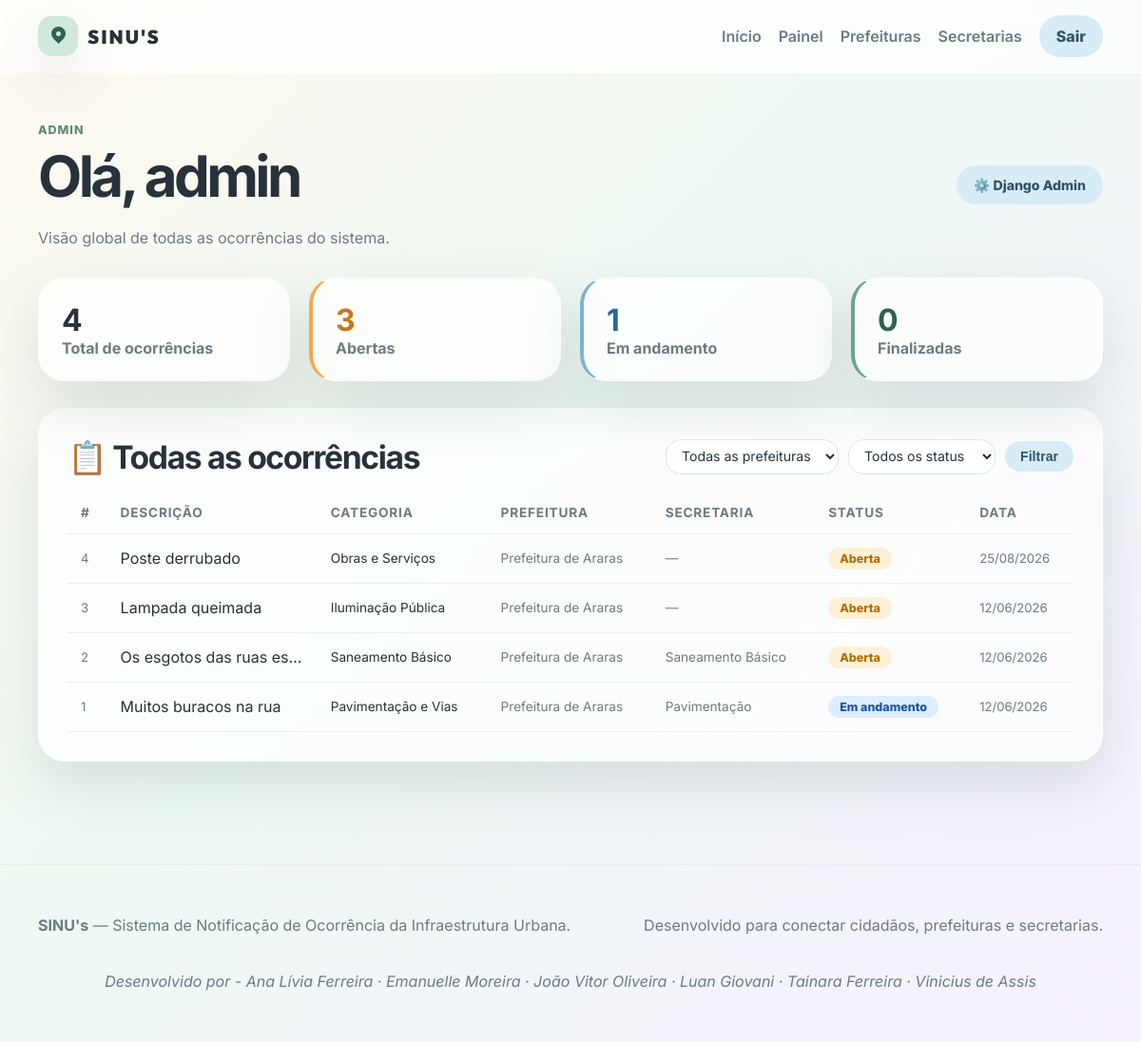
The page /painel/ (signed in) on the database its author committed.
### Usuario/models.py (models this page shows, shortened)
class Usuario(AbstractUser):
    username = None
    name                 = models.CharField(max_length=100)
    email                = models.EmailField(max_length=254, unique=True)
    phone                = PhoneNumberField(region='BR')
    cep                  = BRPostalCodeField()
    tipo_usuario         = models.CharField(max_length=20, default='USUARIO')
    must_change_password = models.BooleanField(
        default=False,
        help_text='Se True, o usuário será obrigado a alterar a senha no próximo login.',
    )
    objects = UsuarioManager()
    USERNAME_FIELD  = 'email'
    REQUIRED_FIELDS = []

### Ocorrencias/models.py (models this page shows, shortened)
class Ocorrencia(models.Model):
    descricao  = models.CharField(max_length=450)
    cep        = BRPostalCodeField(blank=True, default='')
    latitude   = models.DecimalField(max_digits=9, decimal_places=6)
    longitude  = models.DecimalField(max_digits=9, decimal_places=6)
    status     = models.CharField(
                     max_length=2,
                     choices=StatusOcorrencia.choices,
                     default=StatusOcorrencia.ABERTA)
    prioridade = models.CharField(
                     max_length=1,
                     choices=PrioridadeOcorrencia.choices,
                     default=PrioridadeOcorrencia.BAIXA)
    categoria  = models.CharField(
                     max_length=2,
                     choices=CategoriaOcorrencia.choices)
    anonima    = models.BooleanField(default=False)
    usuario    = models.ForeignKey(
                     'Usuario.Usuario',
                     on_delete=models.SET_NULL,
                     null=True, blank=True,
                     related_name='ocorrencias')
    prefeitura = models.ForeignKey(
                     'Prefeitura.Prefeitura',
                     on_delete=models.RESTRICT,
                     related_name='ocorrencias')
    secretaria = models.ForeignKey(
                     'Secretaria.Secretaria',
                     on_delete=models.SET_NULL,
                     null=True, blank=True,
                     related_name='ocorrencias')
    date_created = models.DateTimeField(auto_now_add=True)
    date_update  = models.DateTimeField(auto_now=True)

### Prefeitura/models.py (models this page shows)
class Prefeitura(models.Model):
    name=models.CharField(max_length=100)
    company_name=models.CharField(max_length=100) # razão social
    trade_name=models.CharField(max_length=100) # nome fantasia
    cnpj = BRCNPJField(unique=True) #masked.True salva com pontuação
    email = models.EmailField(max_length=254, unique=True)
    cep = BRPostalCodeField()
    usuario = models.OneToOneField('Usuario.Usuario', on_delete=models.CASCADE, null=True, blank=True)
    def __str__(self):
        return self.name

### Secretaria/models.py (models this page shows)
class Secretaria(models.Model):
    name       = models.CharField(max_length=100)
    email      = models.EmailField(max_length=100, unique=True)
    phone      = PhoneNumberField(region='BR')
    cep        = BRPostalCodeField()
    usuario    = models.OneToOneField(
        'Usuario.Usuario',
        on_delete=models.CASCADE,
        null=True, blank=True,
        related_name='secretaria_vinculada'
    )
    categoria  = models.CharField(
        max_length=2,
        choices=CategoriaSecretaria.choices,
        null=True, blank=True
    )
    prefeitura = models.ForeignKey(
        'Prefeitura.Prefeitura',
        on_delete=models.CASCADE,
        related_name='secretarias'
    )
    class Meta:
        unique_together = [['prefeitura', 'categoria']]  # RN03
    def __str__(self):
        return self.name

### frontend/views.py (the view)
# urls.py: path('painel/',                 views.dashboard_view,          name='dashboard'),
@login_required
def dashboard_view(request):
    perfil = _perfil(request.user)
    if perfil == 'admin':
        return _dashboard_admin(request)
    if perfil == 'prefeitura':
        return _dashboard_prefeitura(request)
    if perfil == 'secretaria':
        return _dashboard_secretaria(request)
    return _dashboard_usuario(request)

### frontend/views.py (called while the page is built)
def _perfil(user):
    if user.is_staff or user.is_superuser:
        return 'admin'
    if hasattr(user, 'prefeitura'):
        return 'prefeitura'
    if hasattr(user, 'secretaria_vinculada'):
        return 'secretaria'
    return 'usuario'

### SINUs_final/frontend/templates/frontend/dashboard_admin.html (shortened to what this page needs)
{% extends 'frontend/base.html' %}
{% block content %}
<section class="container dashboard">
  <div class="section-title row-between" style="margin-bottom: 28px;">
    <div>
      <span class="eyebrow">Admin</span>
      <h1>Olá, {{ request.user.name|default:request.user.email }} </h1>
      <p style="margin: 0;">Visão global de todas as ocorrências do sistema.</p>
    </div>
    <a class="btn btn-soft" href="/admin/" style="font-size: .88rem;">⚙️ Django Admin</a>
  </div>
  <div class="stats-grid" style="margin-bottom: 28px;">
    <div class="stat-card"><strong>{{ total }}</strong><span>Total de ocorrências</span></div>
    <div class="stat-card" style="border-left: 4px solid #f4a94e;">
      <strong style="color: #c47a1a;">{{ abertas }}</strong><span>Abertas</span>
    </div>
    <div class="stat-card" style="border-left: 4px solid #7ab3d4;">
      <strong style="color: #2a6a9a;">{{ em_andamento }}</strong><span>Em andamento</span>
    </div>
    <div class="stat-card" style="border-left: 4px solid #6da28f;">
      <strong style="color: #2f6150;">{{ finalizadas }}</strong><span>Finalizadas</span>
    </div>
  </div>
  <article class="panel-card">
    <div class="row-between" style="margin-bottom: 16px; flex-wrap: wrap; gap: 12px;">
      <h2 style="margin: 0;">📋 Todas as ocorrências</h2>
      <form method="get" style="display: flex; gap: 10px; flex-wrap: wrap; align-items: center;">
        <select name="prefeitura" class="form-control" style="width: auto; padding: 8px 12px; font-size: .88rem;">
          <option value="">Todas as prefeituras</option>
        </select>
        <select name="status" class="form-control" style="width: auto; padding: 8px 12px; font-size: .88rem;">
          <option value="">Todos os status</option>
        </select>
        <button class="btn btn-soft" type="submit" style="padding: 8px 16px; font-size: .88rem;">Filtrar</button>
      </form>
    </div>
    <div class="table-wrap">
      <table>
        <thead>
          <tr>
            <th>#</th>
            <th>Descrição</th>
            <th>Categoria</th>
            <th>Prefeitura</th>
            <th>Secretaria</th>
            <th>Status</th>
            <th>Data</th>
          </tr>
        </thead>
        <tbody>
          {% for oc in ocorrencias %}
          <tr>
            <td style="color: var(--muted); font-size: .82rem;">{{ oc.id }}</td>
            <td style="max-width: 200px; white-space: nowrap; overflow: hidden; text-overflow: ellipsis;">
              {{ oc.descricao }}
            </td>
            <td style="font-size: .85rem;">{{ oc.get_categoria_display }}</td>
            <td style="font-size: .85rem; color: var(--muted);">{{ oc.prefeitura }}</td>
            <td style="font-size: .85rem; color: var(--muted);">{{ oc.secretaria|default:"—" }}</td>
            <td>
              {% if oc.status == 'AB' %}
                <span class="badge badge-warn">Aberta</span>
              {% elif oc.status == 'EA' %}
                <span class="badge badge-blue">Em andamento</span>
              {% elif oc.status == 'RE' %}
                <span class="badge badge-ok">Finalizada</span>
              {% else %}
                <span class="badge">{{ oc.get_status_display }}</span>
              {% endif %}
            </td>
            <td style="color: var(--muted); font-size: .82rem;">{{ oc.date_created|date:"d/m/Y" }}</td>
          </tr>
          {% empty %}
          <tr><td colspan="7" style="text-align: center; padding: 28px; color: var(--muted);">
            Nenhuma ocorrência encontrada.
          </td></tr>
          {% endfor %}
        </tbody>
      </table>
    </div>
  </article>
</section>
{% endblock %}

### frontend/static/frontend/css/styles.css (style rules this page uses)
:root { --mint: #cfe9dd; --mint-strong: #8fb9a8; --sky: #d7ecf7; --pink: #f8d7da; --cream: #fff7e8; --lavender: #e9ddff; --text: #27323a; --muted: #6d7b83; --white: #ffffff; --line: #e9eef1; --shadow: 0 24px 60px rgba(63, 89, 80, .15); --radius: 28px; }
* { box-sizing: border-box; }
body { margin: 0; font-family: Inter, Arial, sans-serif; color: var(--text); background: linear-gradient(135deg, #fffaf0, #eef9f4 45%, #f7f1ff); }
a { color: inherit; text-decoration: none; }
.container { width: min(1120px, calc(100% - 32px)); margin: 0 auto; }
.btn { display: inline-flex; align-items: center; justify-content: center; border: 0; border-radius: 999px; padding: 12px 18px; font-weight: 800; cursor: pointer; transition: transform .2s ease, box-shadow .2s ease; }
.btn-soft { background: var(--sky); color: #315467; }
.eyebrow { display: inline-block; color: #618978; font-weight: 800; letter-spacing: .08em; text-transform: uppercase; font-size: .78rem; margin-bottom: 12px; }
h1 { font-size: clamp(2.2rem, 5vw, 4.5rem); line-height: .98; margin: 0 0 22px; letter-spacing: -0.06em; }
h2 { font-size: clamp(1.5rem, 3vw, 2.1rem); margin: 0 0 16px; letter-spacing: -0.04em; }
p { color: var(--muted); line-height: 1.7; }
.glass-card, .form-card, .panel-card, .feature-card, .stat-card { background: rgba(255,255,255,.72); border: 1px solid rgba(255,255,255,.9); box-shadow: var(--shadow); border-radius: var(--radius); }
.section-title { margin-bottom: 24px; }
.cards-3, .stats-grid, .admin-grid, .crud-grid, .auth-section { display: grid; gap: 20px; }
.stats-grid { grid-template-columns: repeat(4, 1fr); }
.stat-card { padding: 24px; }
.stat-card strong { display: block; font-size: 2rem; }
.stat-card span { color: var(--muted); font-weight: 700; }
.auth-aside, .form-card, .panel-card { padding: 30px; }
.form-control, input, select, textarea { width: 100%; border: 1px solid #dce7e2; background: rgba(255,255,255,.9); border-radius: 16px; padding: 13px 14px; font: inherit; color: var(--text); outline: none; }
.dashboard { padding: 48px 0; }
.row-between { display: flex; justify-content: space-between; gap: 20px; align-items: center; }
.table-wrap { overflow-x: auto; }
table { width: 100%; border-collapse: collapse; }
th, td { padding: 14px; border-bottom: 1px solid var(--line); text-align: left; }
th { color: var(--muted); font-size: .85rem; text-transform: uppercase; letter-spacing: .06em; }
.badge { background: var(--mint); color: #386655; padding: 8px 10px; border-radius: 999px; font-weight: 800; white-space: nowrap; }
.badge { display: inline-block; padding: 4px 12px; border-radius: 999px; font-size: .78rem; font-weight: 800; background: var(--line); color: var(--text); }
.badge-warn { background: #fff0d6; color: #b06d00; }
.badge-blue { background: #dceeff; color: #1a559a; }

### rows shown on the page
Usuario: user.name "admin"
Ocorrencia: id "4", descricao "Poste derrubado", categoria "Obras e Serviços", prefeitura "Prefeitura de Araras", secretaria "—", status "Aberta", date_created "25/08/2026"
Ocorrencia: id "3", descricao "Lampada queimada", categoria "Iluminação Pública", prefeitura "Prefeitura de Araras", secretaria "—", status "Aberta", date_created "12/06/2026"
Ocorrencia: id "2", descricao "Os esgotos das ruas es…", categoria "Saneamento Básico", prefeitura "Prefeitura de Araras", secretaria "Saneamento Básico", status "Aberta", date_created "12/06/2026"
Ocorrencia: id "1", descricao "Muitos buracos na rua", categoria "Pavimentação e Vias", prefeitura "Prefeitura de Araras", secretaria "Pavimentação", status "Em andamento", date_created "12/06/2026"

### other values the page prints
{{ total }} "4"
{{ abertas }} "3"
{{ em_andamento }} "1"
{{ finalizadas }} "0"
